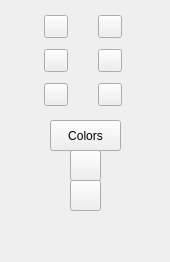
<?xml version="1.0" encoding="UTF-8"?>
<ui version="4.0">
 <class>ToolBarView</class>
 <widget class="QWidget" name="ToolBarView">
  <property name="geometry">
   <rect>
    <x>0</x>
    <y>0</y>
    <width>170</width>
    <height>262</height>
   </rect>
  </property>
  <property name="windowTitle">
   <string>Form</string>
  </property>
  <widget class="QPushButton" name="pencilButton">
   <property name="geometry">
    <rect>
     <x>70</x>
     <y>150</y>
     <width>31</width>
     <height>31</height>
    </rect>
   </property>
   <property name="text">
    <string/>
   </property>
   <property name="icon">
    <iconset resource="myResources.qrc">
     <normaloff>:/icons/pencil-svg.svg</normaloff>:/icons/pencil-svg.svg</iconset>
   </property>
  </widget>
  <widget class="QPushButton" name="eraserButton">
   <property name="geometry">
    <rect>
     <x>70</x>
     <y>180</y>
     <width>31</width>
     <height>31</height>
    </rect>
   </property>
   <property name="text">
    <string/>
   </property>
   <property name="icon">
    <iconset resource="myResources.qrc">
     <normaloff>:/icons/eraser-svg.svg</normaloff>:/icons/eraser-svg.svg</iconset>
   </property>
  </widget>
  <widget class="QWidget" name="gridLayoutWidget">
   <property name="geometry">
    <rect>
     <x>20</x>
     <y>10</y>
     <width>128</width>
     <height>101</height>
    </rect>
   </property>
   <layout class="QGridLayout" name="colorGrid">
    <item row="0" column="0">
     <widget class="QToolButton" name="color1">
      <property name="text">
       <string/>
      </property>
     </widget>
    </item>
    <item row="0" column="1">
     <widget class="QToolButton" name="color2">
      <property name="text">
       <string/>
      </property>
     </widget>
    </item>
    <item row="1" column="0">
     <widget class="QToolButton" name="color3">
      <property name="text">
       <string/>
      </property>
     </widget>
    </item>
    <item row="1" column="1">
     <widget class="QToolButton" name="color4">
      <property name="text">
       <string/>
      </property>
     </widget>
    </item>
    <item row="2" column="0">
     <widget class="QToolButton" name="color5">
      <property name="text">
       <string/>
      </property>
     </widget>
    </item>
    <item row="2" column="1">
     <widget class="QToolButton" name="color6">
      <property name="text">
       <string/>
      </property>
     </widget>
    </item>
   </layout>
  </widget>
  <widget class="QPushButton" name="selectColor">
   <property name="geometry">
    <rect>
     <x>50</x>
     <y>120</y>
     <width>71</width>
     <height>31</height>
    </rect>
   </property>
   <property name="text">
    <string>Colors</string>
   </property>
  </widget>
 </widget>
 <resources>
  <include location="myResources.qrc"/>
 </resources>
 <connections/>
</ui>
